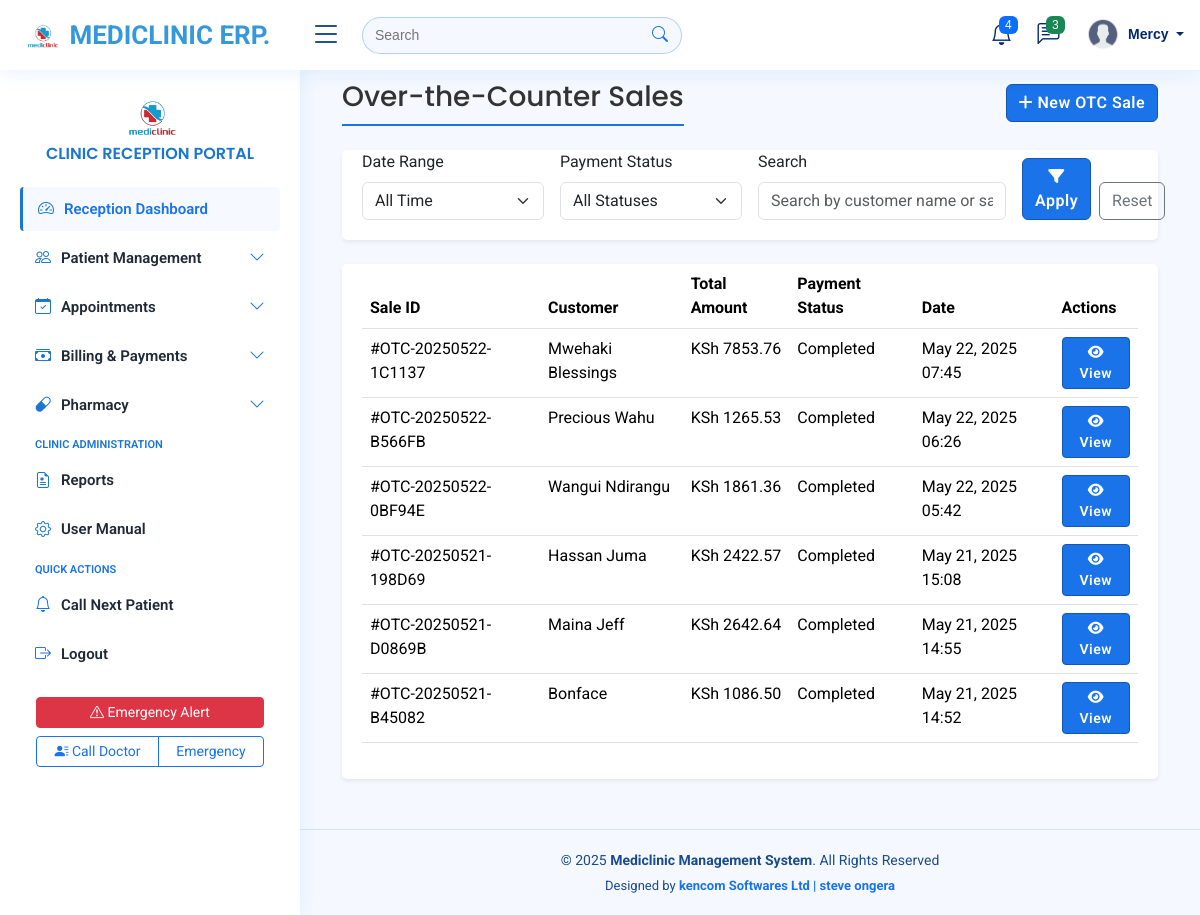
The app's page /otc-sales/ (signed in), older data.
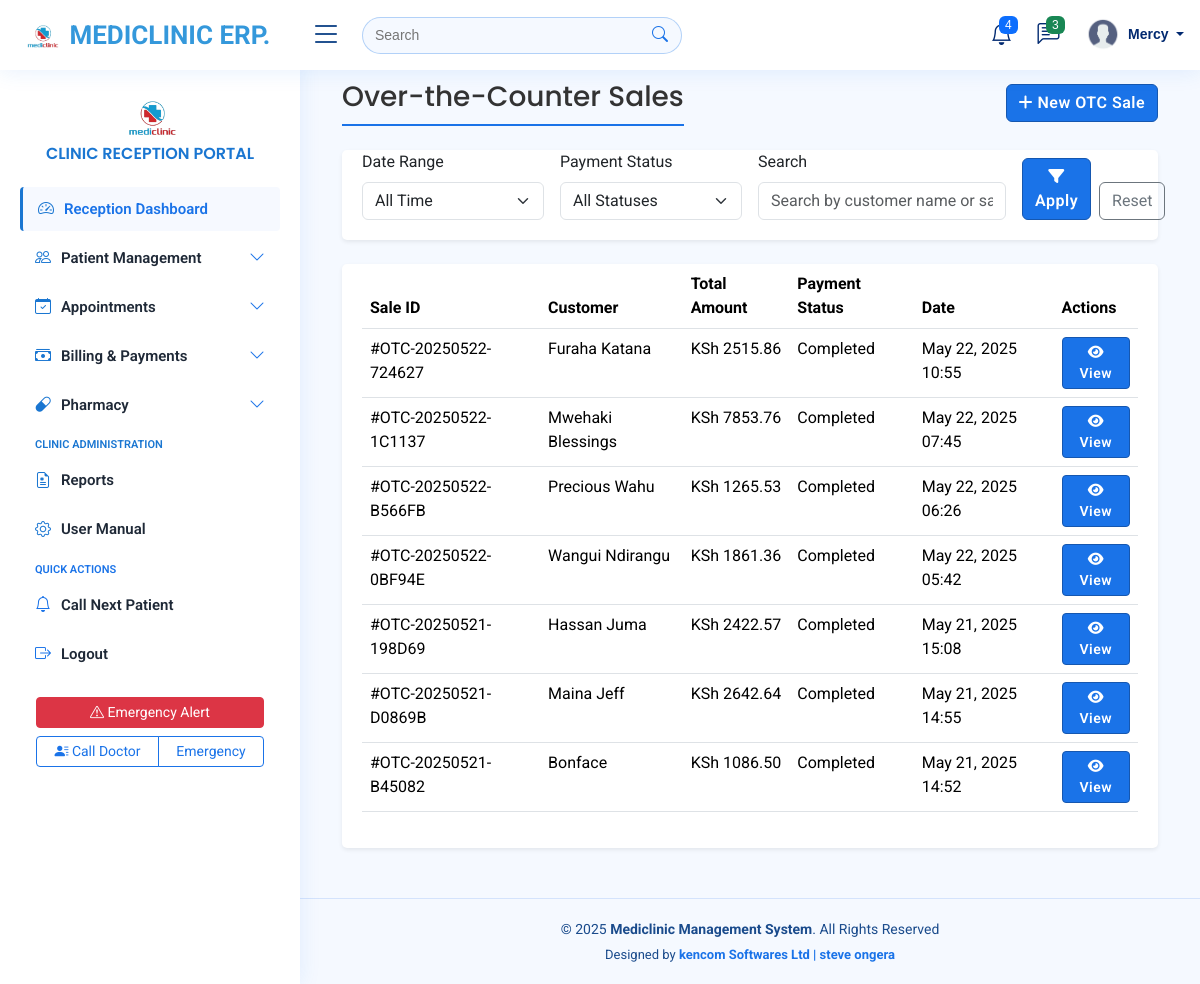
The same page, newer data.
### myapplication/models.py (models this page shows, shortened)
class OverTheCounterSale(models.Model):
    PAYMENT_STATUS_CHOICES = (
        ('pending', 'Pending'),
        ('completed', 'Completed'),
        ('failed', 'Failed'),
    )
    sale_id = models.CharField(max_length=50, unique=True, editable=False)
    customer_name = models.CharField(max_length=100)
    mpesa_code = models.CharField(max_length=20, blank=True, null=True)
    total_amount = models.DecimalField(max_digits=10, decimal_places=2)
    payment_status = models.CharField(max_length=20, choices=PAYMENT_STATUS_CHOICES, default='pending')
    cashier = models.ForeignKey('User', on_delete=models.SET_NULL, null=True, related_name='otc_sales')
    notes = models.TextField(blank=True, null=True)
    created_at = models.DateTimeField(auto_now_add=True)
    updated_at = models.DateTimeField(auto_now=True)

### myapplication/views.py (the view)
# urls.py: path('otc-sales/', views.OverTheCounterSaleListView.as_view(), name='otc_sale_list'),
class OverTheCounterSaleListView(LoginRequiredMixin, ListView):
    model = OverTheCounterSale
    template_name = 'pharmacy/otc_sale_list.html'
    context_object_name = 'sales'
    paginate_by = 10
    ordering = ['-created_at']

### templates/pharmacy/otc_sale_list.html (shortened to what this page needs)
{% extends 'base/base.html' %}
{% load static %}
{% block content %}
<div class="container-fluid">
    <div class="d-sm-flex align-items-center justify-content-between mb-4">
        <h1 class="h3 mb-0 text-gray-800">Over-the-Counter Sales</h1>
        <a href="{% url 'create_otc_sale' %}" class="btn btn-primary">
            <i class="fas fa-plus"></i> New OTC Sale
        </a>
    </div>
    <div class="card shadow-sm mb-4 filter-card">
        <div class="card-body">
            <form method="get" class="row g-3">
                <div class="col-md-3">
                    <label for="date_range" class="form-label">Date Range</label>
                    <select class="form-select" name="date_range" id="date_range">
                        <option value="all" {% if date_range == 'all' or not date_range %}selected{% endif %}>All Time</option>
                    </select>
                </div>
                <div class="col-md-3">
                    <label for="payment_status" class="form-label">Payment Status</label>
                    <select class="form-select" name="payment_status" id="payment_status">
                        <option value="">All Statuses</option>
                    </select>
                </div>
                <div class="col-md-4">
                    <label for="search" class="form-label">Search</label>
                    <input type="text" class="form-control" name="search"
                           placeholder="Search by customer name or sale ID..."
                           value="{{ search_query }}">
                </div>
                <div class="col-md-2 d-flex align-items-end">
                    <button type="submit" class="btn btn-primary me-2">
                        <i class="fas fa-filter"></i> Apply
                    </button>
                    <a href="{% url 'otc_sale_list' %}" class="btn btn-outline-secondary">
                        Reset
                    </a>
                </div>
            </form>
        </div>
    </div>
    <div class="card shadow-sm">
        <div class="card-body">
            {% if sales %}
            <div class="table-responsive">
                <table class="table table-hover">
                    <thead>
                        <tr>
                            <th>Sale ID</th>
                            <th>Customer</th>
                            <th>Total Amount</th>
                            <th>Payment Status</th>
                            <th>Date</th>
                            <th>Actions</th>
                        </tr>
                    </thead>
                    <tbody>
                        {% for sale in sales %}
                        <tr>
                            <td>#{{ sale.sale_id }}</td>
                            <td>
                                {{ sale.customer_name }}
                            </td>
                            <td>KSh {{ sale.total_amount|floatformat:2 }}</td>
                            <td>
                                <span class="badge-status status-{{ sale.payment_status }}">
                                    {{ sale.get_payment_status_display }}
                                </span>
                            </td>
                            <td>{{ sale.created_at|date:"M d, Y H:i" }}</td>
                            <td>
                                <a href="{% url 'otc_sale_detail' sale.id %}"
                                   class="btn btn-sm btn-primary"
                                   title="View Details">
                                    <i class="fas fa-eye"></i> View
                                </a>
                            </td>
                        </tr>
                        {% endfor %}
                    </tbody>
                </table>
            </div>
            {% endif %}
        </div>
    </div>
</div>
{% endblock %}

Row changes from the older to the newer data that the page shows:
added OverTheCounterSale: sale_id "OTC-20250522-724627", customer_name "Furaha Katana", total_amount "2515.86", payment_status "Completed", created_at "May 22, 2025 10:55"
